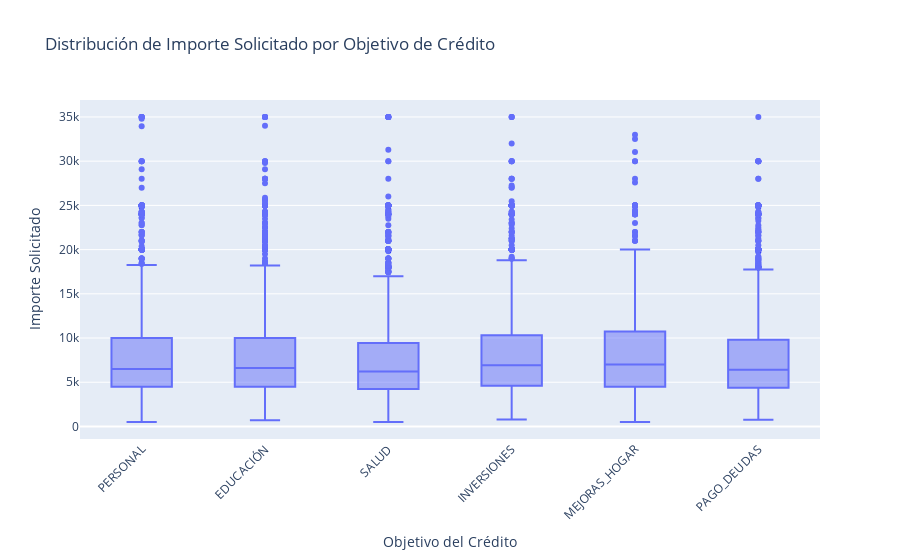

This figure's notebook cell:
### Markdown cell above
Otros gráficos a implementar:

1. Distribución de los importes solicitados (`importe_solicitado`) por objetivo del crédito (`objetivo_credito`) en un gráfico de cajas.
2. Relación entre el importe solicitado (`importe_solicitado`) con la duración del crédito (`duracion_credito`), coloreado por estado del crédito (`estado_credito_N`) en un gráfico de dispersión.
3. Análisis de la correlación entre variables como `importe_solicitado`, `duracion_credito`, y `personas_a_cargo` en un mapa de calor.

Entre otros...

### Code cell
# Distribución de los importes solicitados por objetivo del crédito (box plot)
fig_box = px.box(
    df,
    x='objetivo_credito',
    y='importe_solicitado',
    title='Distribución de Importe Solicitado por Objetivo de Crédito',
    labels={
        'objetivo_credito': 'Objetivo del Crédito',
        'importe_solicitado': 'Importe Solicitado'
    }
)
fig_box.update_layout(xaxis_tickangle=-45)
fig_box.show()

### Figure 1 — Plotly figure (JSON) as saved in the notebook; plotly's stock layout.template omitted (floating-point values rounded to 4 significant figures; data arrays with more than 128 entries replaced by an {"elided": "..."} marker saying what was removed)
{"data": [{"alignmentgroup": "True", "hovertemplate": "Objetivo del Crédito=%{x}<br>Importe Solicitado=%{y}<extra></extra>", "legendgroup": "", "marker": {"color": "#636efa"}, "name": "", "notched": false, "offsetgroup": "", "orientation": "v", "showlegend": false, "type": "box", "x": {"elided": "9776 str values"}, "x0": " ", "xaxis": "x", "y": {"elided": "9776 int values"}, "y0": " ", "yaxis": "y"}], "layout": {"boxmode": "group", "legend": {"tracegroupgap": 0}, "title": {"text": "Distribución de Importe Solicitado por Objetivo de Crédito"}, "xaxis": {"anchor": "y", "domain": [0, 1], "tickangle": -45, "title": {"text": "Objetivo del Crédito"}}, "yaxis": {"anchor": "x", "domain": [0, 1], "title": {"text": "Importe Solicitado"}}}}
